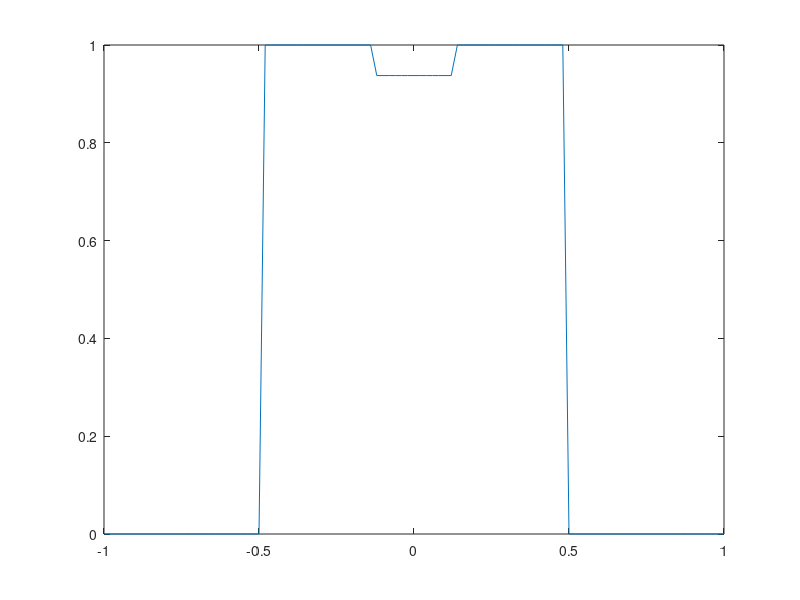
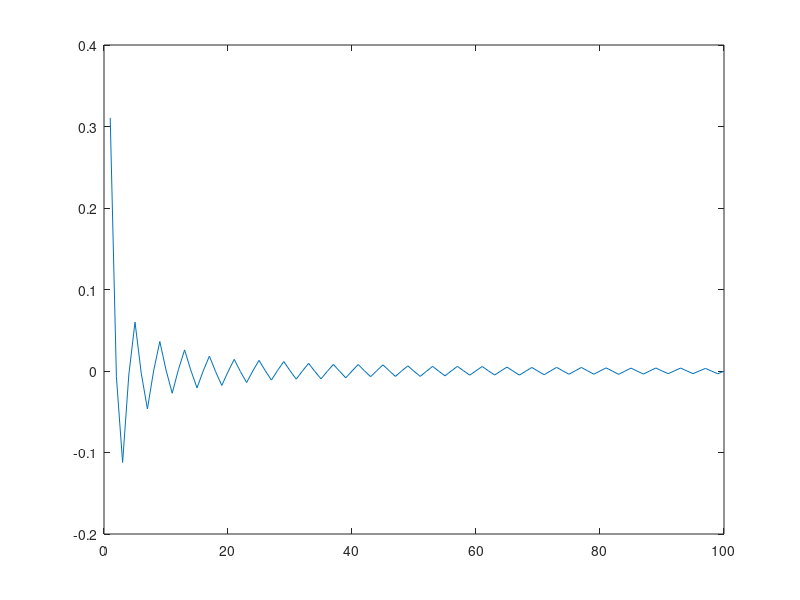
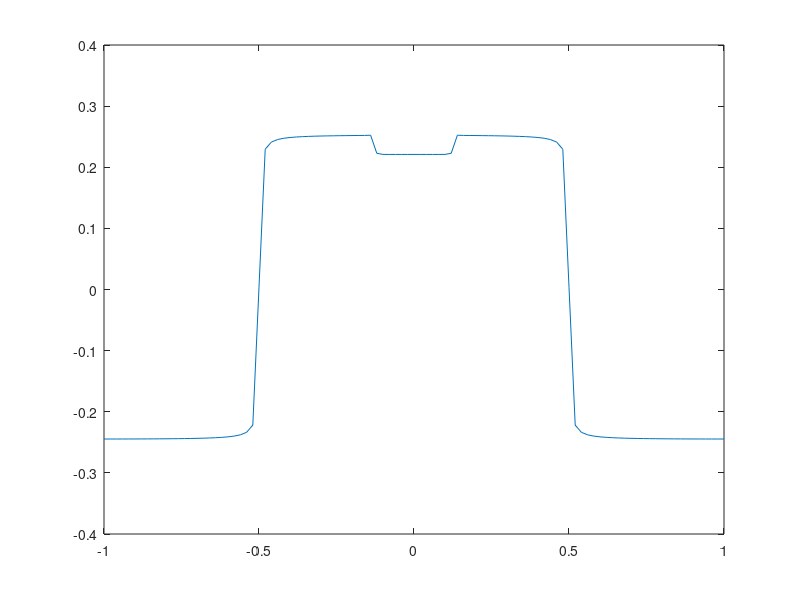

Reproduce these figures in MATLAB, in order.
%% let's see if I know what's going on with Fourier stuff...

N = 101;
a = 1/2;
b = 1/8;
x0 = 1;
x1 = -1/16;

x = linspace(-1, 1, N);
f = zeros(1,N);
f(abs(x) < a) = x0;
f(abs(x) < b) = f(abs(x) < b) + x1;

figure; plot(x, f);

%% Fourier coefficients
k = 100;
fk = x0./(pi*(1:k)) .* sin(pi * a * (1:k)) + ...
    x1./(pi*(1:k)) .* sin(pi * b * (1:k));

figure; plot(1:k, fk);

% construct a k-by-N matrix representing basis functions
K = repmat((1:k)', 1, N);
basis = exp(1i * pi * K .* x);
fhat = fk * basis;

figure; plot(x, real(fhat));